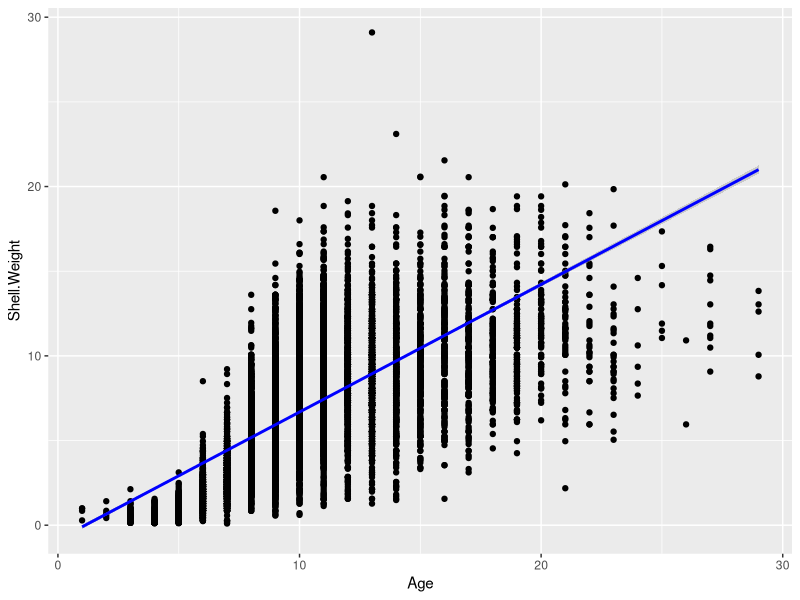
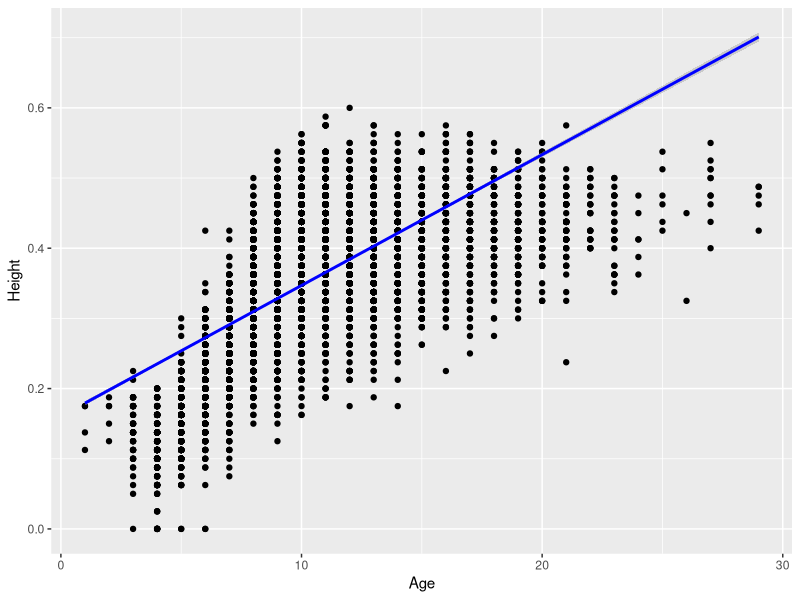
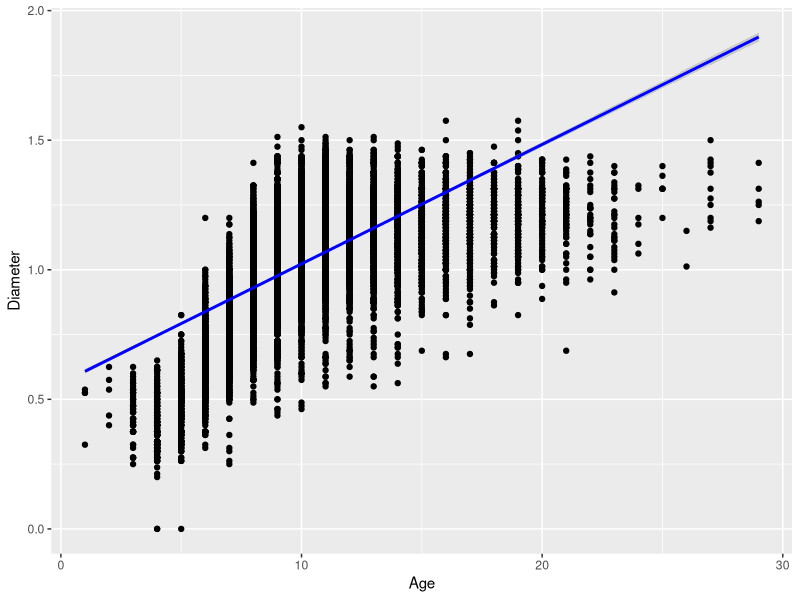
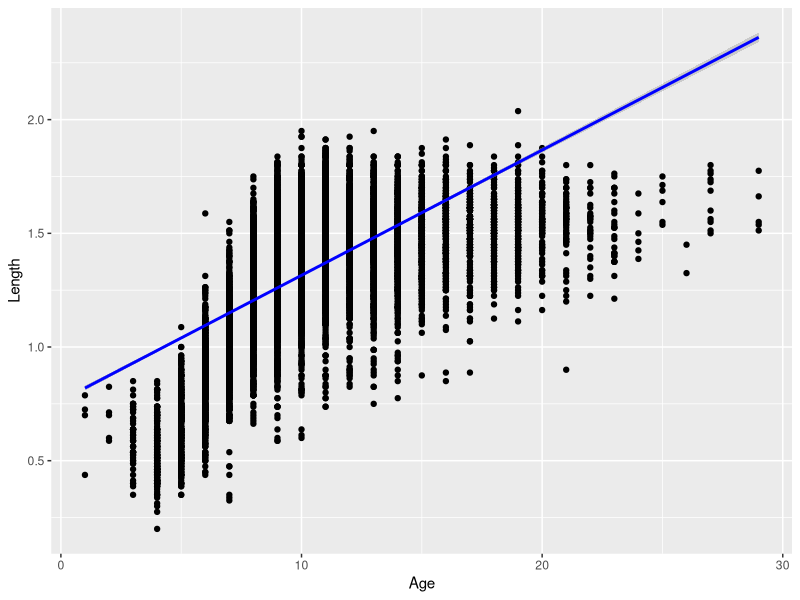

Source code (R) for these figures, in order:
library(tidyverse)
library(class)
library(caret)
library(FNN)

#Load
CrabTrain <- read.csv("Data/train-1.csv")

#EDA
#Select numerical variables
features <- CrabTrain %>% 
  select(where(is.numeric), -id) %>%
  colnames()

#correlation
cor_results <- data.frame(
  Feature = character(),
  Correlation = numeric()
)

for (feature in features) {
  cor_val <- cor(CrabTrain[[feature]], CrabTrain$Age)
  cor_results <- rbind(cor_results, data.frame(
    Feature = feature,
    Correlation = cor_val
  ))
}

#Print
print(cor_results)

#Plotting
#Shell Weight
ggplot(CrabTrain, aes(x = Age, y = Shell.Weight)) +
  geom_point() +
  geom_smooth(method = "lm", se = TRUE, color = "blue")

#Height
ggplot(CrabTrain, aes(x = Age, y = Height)) +
  geom_point() +
  geom_smooth(method = "lm", se = TRUE, color = "blue")

#Diameter
ggplot(CrabTrain, aes(x = Age, y = Diameter)) +
  geom_point() +
  geom_smooth(method = "lm", se = TRUE, color = "blue")

#Length
ggplot(CrabTrain, aes(x = Age, y = Length)) +
  geom_point() +
  geom_smooth(method = "lm", se = TRUE, color = "blue")

#Model Creation
set.seed(7)
#KNN
feature_df <- CrabTrain %>%
  select(Shell.Weight, Height, Diameter, Length, Weight, Age)

#Standardize
feature_df_scaled <- feature_df %>% mutate(across(where(is.numeric), scale))

#Train-Test
trainIndex <- createDataPartition(feature_df_scaled$Age, p = 0.7, list = FALSE)
train_data <- feature_df_scaled[trainIndex, ]
test_data <- feature_df_scaled[-trainIndex, ]

train_x <- train_data %>% select(-Age)
train_y <- train_data$Age
test_x <- test_data %>% select(-Age)
test_y <- test_data$Age

#KNN Regression
final_knn <- knn.reg(train = train_x, test = test_x, y = train_y, k = 34)

#Predicted ages
predicted_ages <- final_knn$pred

#Actual ages
actual_ages <- test_y

#Evaluation
rmse <- sqrt(mean((predicted_ages - actual_ages)^2))
mae <- mean(abs(predicted_ages - actual_ages))
sst <- sum((actual_ages - mean(actual_ages))^2)
sse <- sum((predicted_ages - actual_ages)^2)
r_squared <- 1 - (sse / sst)

#Results
cat("RMSE:",rmse, "\n")
cat("MAE:",mae, "\n")
cat("R-squared:",r_squared, "\n")

#Linear Regression Model
lm_model <- lm(Age ~ Shell.Weight + Height + Diameter + Length + Weight, data = train_data)

#Predict
lm_pred <- predict(lm_model, newdata = test_data)

#Evaluation 
lm_rmse <- sqrt(mean((lm_pred - test_y)^2))
lm_mae <- mean(abs(lm_pred - test_y))
lm_sst <- sum((test_y - mean(test_y))^2)
lm_sse <- sum((lm_pred - test_y)^2)
lm_r_squared <- 1 - (lm_sse / lm_sst)

#Results
cat("RMSE:",lm_rmse, "\n")
cat("MAE:",lm_mae, "\n")
cat("R-squared:",lm_r_squared, "\n")
